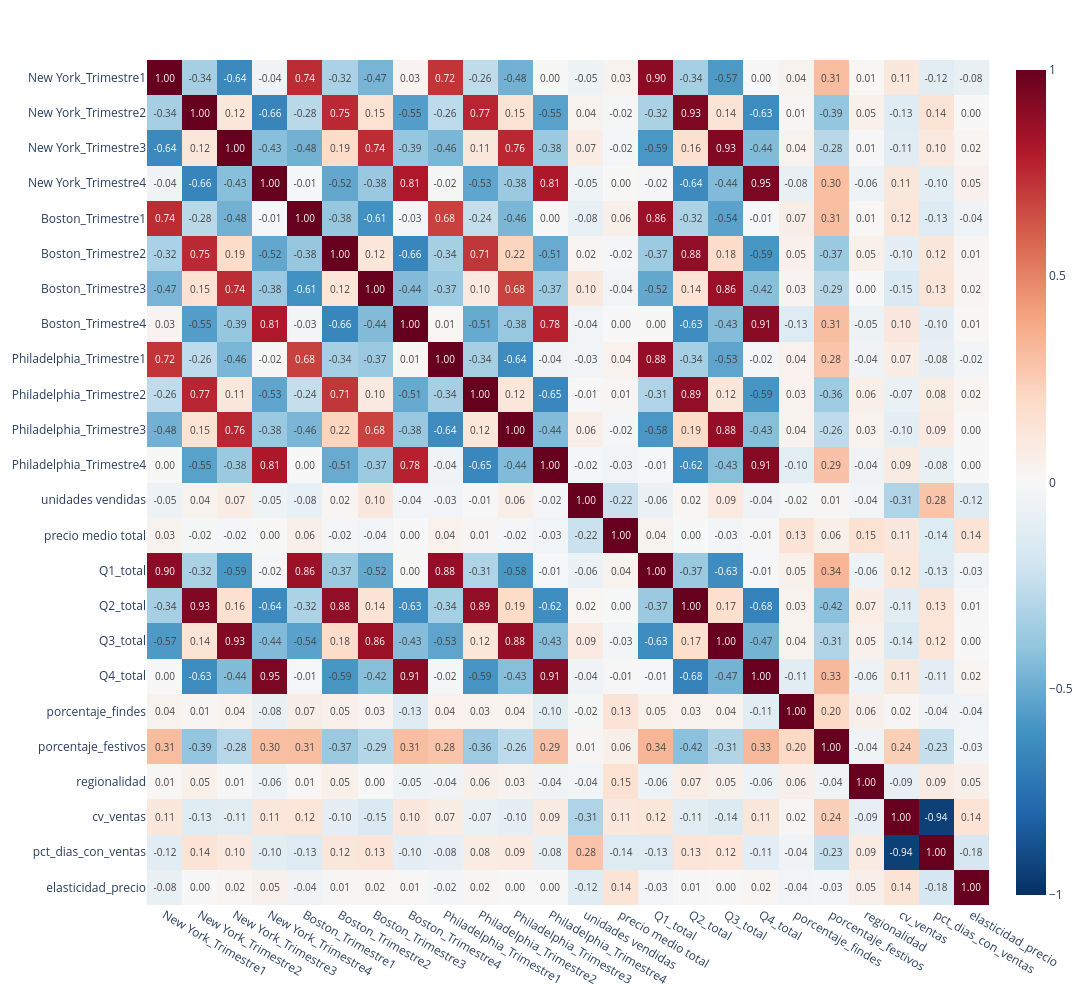

The notebook cell this image was saved under:
### Code cell
# vamos a ver las corerlacioens entre las variables 
corr = df_final.drop(columns=["item"]).corr(numeric_only=True)
# ahora con plotly e imshow para hacer un mapa de calor de las correlaciones
fig = px.imshow(corr, color_continuous_scale="RdBu_r", zmin=-1,zmax=1,aspect="auto",text_auto=".2f") # alo mejor es cosa mia pero viridis lo veo fatal 
fig.update_layout( width=1600, height=1000) # para q se vean todos lso nomrbes de las etiquetas
fig.show()

### Figure 1 — Plotly figure (JSON) as saved in the notebook; plotly's stock layout.template omitted (floating-point values rounded to 4 significant figures; data arrays with more than 128 entries replaced by an {"elided": "..."} marker saying what was removed)
{"data": [{"coloraxis": "coloraxis", "hovertemplate": "x: %{x}<br>y: %{y}<br>color: %{z}<extra></extra>", "name": "0", "texttemplate": "%{z:.2f}", "type": "heatmap", "x": ["New York_Trimestre1", "New York_Trimestre2", "New York_Trimestre3", "New York_Trimestre4", "Boston_Trimestre1", "Boston_Trimestre2", "Boston_Trimestre3", "Boston_Trimestre4", "Philadelphia_Trimestre1", "Philadelphia_Trimestre2", "Philadelphia_Trimestre3", "Philadelphia_Trimestre4", "unidades vendidas", "precio medio total", "Q1_total", "Q2_total", "Q3_total", "Q4_total", "porcentaje_findes", "porcentaje_festivos", "regionalidad", "cv_ventas", "pct_dias_con_ventas", "elasticidad_precio"], "xaxis": "x", "y": ["New York_Trimestre1", "New York_Trimestre2", "New York_Trimestre3", "New York_Trimestre4", "Boston_Trimestre1", "Boston_Trimestre2", "Boston_Trimestre3", "Boston_Trimestre4", "Philadelphia_Trimestre1", "Philadelphia_Trimestre2", "Philadelphia_Trimestre3", "Philadelphia_Trimestre4", "unidades vendidas", "precio medio total", "Q1_total", "Q2_total", "Q3_total", "Q4_total", "porcentaje_findes", "porcentaje_festivos", "regionalidad", "cv_ventas", "pct_dias_con_ventas", "elasticidad_precio"], "yaxis": "y", "z": {"elided": "24x24 float values"}}], "layout": {"coloraxis": {"cmax": 1, "cmin": -1, "colorscale": [[0, "rgb(5,48,97)"], [0.1, "rgb(33,102,172)"], [0.2, "rgb(67,147,195)"], [0.3, "rgb(146,197,222)"], [0.4, "rgb(209,229,240)"], [0.5, "rgb(247,247,247)"], [0.6, "rgb(253,219,199)"], [0.7, "rgb(244,165,130)"], [0.8, "rgb(214,96,77)"], [0.9, "rgb(178,24,43)"], [1, "rgb(103,0,31)"]]}, "height": 1000, "margin": {"t": 60}, "width": 1600, "xaxis": {"anchor": "y", "domain": [0, 1]}, "yaxis": {"anchor": "x", "autorange": "reversed", "domain": [0, 1]}}}
